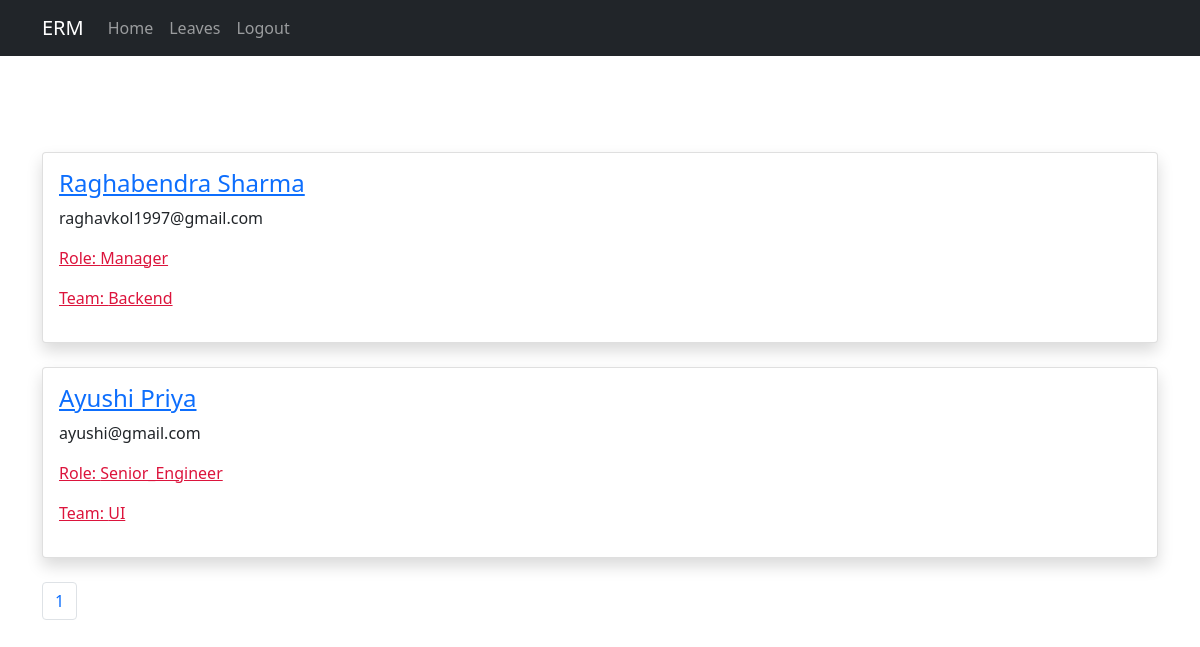
Page /home (signed in) on the committed database.
### accounts/models.py (models this page shows, shortened)
class Employee(User):
    DEPT=[
        ('HR','HR'),
        ('Sales','Sales'),
        ('Cloud','Cloud'),
        ('AI','AI'),
        ('Devops','Devops'),
        ('Backend','Backend'),
        ('UI','UI'),
        ('QA','QA')
    ]
    ROLE= [
        ('Intern','Inter'),
        ('Software_Engineer','Software_Engineer'),
        ('Senior_Engineer','Senior_Engineer'),
        ('Manager','Manager'),
        ('Executive','Executive')
    ]
    GENDER= [
        ('Female','Female'),
        ('Male','Male'),
    ]
    status = "emp"
    name = models.CharField(max_length=200)
    fathername = models.CharField(max_length=200)
    gender = models.CharField(max_length=50, choices=GENDER, default='Female')
    DOB = models.DateField(default='1998-01-01')
    role = models.CharField(choices=ROLE,max_length=100)
    dept = models.CharField(choices= DEPT,max_length=100)
    leave_count=3
    class Meta:
        db_table = 'employee'

### accounts/views.py (the view)
# urls.py: path('home', views.home),
@login_required(login_url='/login')
def home(request):
    x=Employee.objects.filter(username=request.user)
    if x:
        emp = request.user.employee
        return render(request,'home2.html',{'employee':emp})
    else:
        employees = Employee.objects.all()
        paginator=Paginator(employees,3)
        page_num=request.GET.get('page',1)
        emp=paginator.page(page_num)
        return render(request,'home.html',{'employees':emp})

### accounts/templates/home.html (shortened to what this page needs)
{% load static %}
<!DOCTYPE html>
<html lang="en">
<head>
    <link rel="stylesheet" link href="https://cdn.jsdelivr.net/npm/bootstrap@5.0.1/dist/css/bootstrap.min.css" rel="stylesheet" />
</head>
<body>
    <nav class="navbar navbar-expand-lg navbar-dark bg-dark">
        <div class="container">
            <a class="navbar-brand" >ERM</a>
            <div class="collapse navbar-collapse" id="navbarNav">
                <ul class="navbar-nav ">
                    <li class="nav-item active">
                        <a class="nav-link" href="/home">Home</a>
                    </li>
                    <li class="nav-item">
                        <a class="nav-link" href="/all_leaves">Leaves</a>
                    </li>
                    <li class="nav-item">
                        <a class="nav-link" href="/logout">Logout</a>
                    </li>
                </ul>
            </div>
        </div>
    </nav>
    <div class="container py-5">
    </div>
    <div class="container " >
        {% for employee in employees %}
        <div class="card mb-4 shadow">
            <div class="card-body">
                <h4 class="card-title" ><a href="/detail/{{employee.id}}">{{employee.name}}</a></h4>
                <p class="card-text">{{employee.email}}</p>
                <p>
                    <a  class="mr-2" style="color: crimson;"> Role: {{employee.role}} </a>
                </p>
                <p>
                    <a class="mr-2" style="color: crimson;">Team: {{employee.dept}}</a>
                </p>
            </div>
        </div>
        {% endfor %}
    </div>
    <nav class="my-3 container">
        <ul class="pagination">
          {% for i in employees.paginator.page_range %}
          {% if quests.number == i %}
          <li class="page-item active"><a class="page-link" href="#">{{i}}</a></li>
          {% else %}
          <li class="page-item"><a class="page-link" href="?page={{i}}">{{i}}</a></li>
          {% endif %}
          {% endfor %}
        </ul>
      </nav>
</body>
</html>

### rows in the picture
Employee: name "Raghabendra Sharma", email "raghavkol1997@gmail.com", role "Manager", dept "Backend"
Employee: name "Ayushi Priya", email "ayushi@gmail.com", role "Senior_Engineer", dept "UI"

### other values in the picture
{{ i }} "1"
